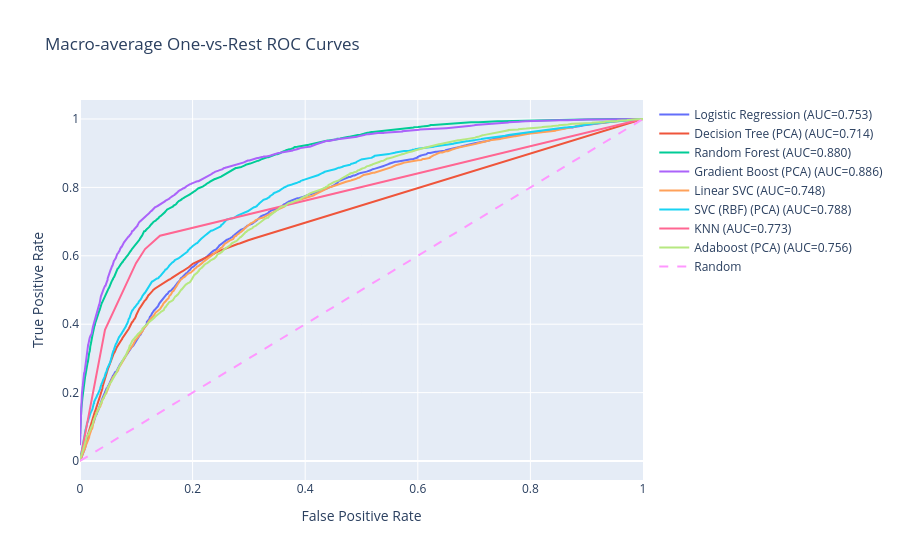
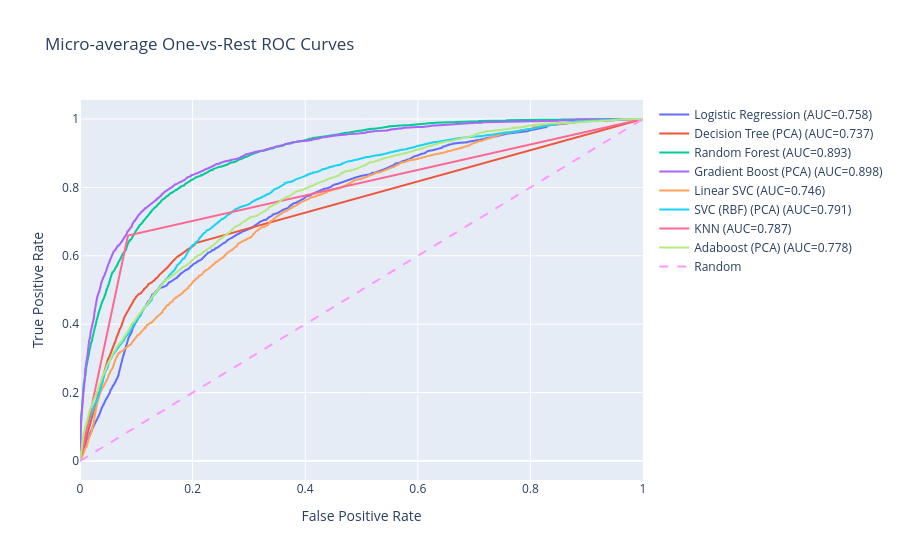

The code cell stored with these charts, in order, in its notebook:
### Markdown cell above
### Plot Results

### Code cell
plot_macro_roc(results)
plot_micro_roc(results)

### Figure 1 — Plotly figure (JSON) as saved in the notebook; plotly's stock layout.template omitted (floating-point values rounded to 4 significant figures; data arrays with more than 128 entries replaced by an {"elided": "..."} marker saying what was removed)
{"data": [{"mode": "lines", "name": "Logistic Regression (AUC=0.753)", "type": "scatter", "x": {"elided": "1958 float values"}, "y": {"elided": "1958 float values"}}, {"mode": "lines", "name": "Decision Tree (PCA) (AUC=0.714)", "type": "scatter", "x": {"elided": "763 float values"}, "y": {"elided": "763 float values"}}, {"mode": "lines", "name": "Random Forest (AUC=0.880)", "type": "scatter", "x": {"elided": "1429 float values"}, "y": {"elided": "1429 float values"}}, {"mode": "lines", "name": "Gradient Boost (PCA) (AUC=0.886)", "type": "scatter", "x": {"elided": "1345 float values"}, "y": {"elided": "1345 float values"}}, {"mode": "lines", "name": "Linear SVC (AUC=0.748)", "type": "scatter", "x": {"elided": "1949 float values"}, "y": {"elided": "1949 float values"}}, {"mode": "lines", "name": "SVC (RBF) (PCA) (AUC=0.788)", "type": "scatter", "x": {"elided": "1769 float values"}, "y": {"elided": "1769 float values"}}, {"mode": "lines", "name": "KNN (AUC=0.773)", "type": "scatter", "x": [0.0, 0.04358, 0.04439, 0.09944, 0.1156, 0.1421, 1.0], "y": [0.0, 0.3788, 0.3836, 0.5785, 0.6197, 0.6588, 1.0]}, {"mode": "lines", "name": "Adaboost (PCA) (AUC=0.756)", "type": "scatter", "x": {"elided": "2649 float values"}, "y": {"elided": "2649 float values"}}, {"line": {"dash": "dash"}, "mode": "lines", "name": "Random", "type": "scatter", "x": [0, 1], "y": [0, 1]}], "layout": {"title": {"text": "Macro-average One-vs-Rest ROC Curves"}, "xaxis": {"title": {"text": "False Positive Rate"}}, "yaxis": {"title": {"text": "True Positive Rate"}}}}

### Figure 2 — Plotly figure (JSON) as saved in the notebook; plotly's stock layout.template omitted (floating-point values rounded to 4 significant figures; data arrays with more than 128 entries replaced by an {"elided": "..."} marker saying what was removed)
{"data": [{"mode": "lines", "name": "Logistic Regression (AUC=0.758)", "type": "scatter", "x": {"elided": "3982 float values"}, "y": {"elided": "3982 float values"}}, {"mode": "lines", "name": "Decision Tree (PCA) (AUC=0.737)", "type": "scatter", "x": {"elided": "1146 float values"}, "y": {"elided": "1146 float values"}}, {"mode": "lines", "name": "Random Forest (AUC=0.893)", "type": "scatter", "x": {"elided": "2919 float values"}, "y": {"elided": "2919 float values"}}, {"mode": "lines", "name": "Gradient Boost (PCA) (AUC=0.898)", "type": "scatter", "x": {"elided": "2730 float values"}, "y": {"elided": "2730 float values"}}, {"mode": "lines", "name": "Linear SVC (AUC=0.746)", "type": "scatter", "x": {"elided": "4123 float values"}, "y": {"elided": "4123 float values"}}, {"mode": "lines", "name": "SVC (RBF) (PCA) (AUC=0.791)", "type": "scatter", "x": {"elided": "3880 float values"}, "y": {"elided": "3880 float values"}}, {"mode": "lines", "name": "KNN (AUC=0.787)", "type": "scatter", "x": [0.0, 0.08516, 1.0], "y": [0.0, 0.6594, 1.0]}, {"mode": "lines", "name": "Adaboost (PCA) (AUC=0.778)", "type": "scatter", "x": {"elided": "4579 float values"}, "y": {"elided": "4579 float values"}}, {"line": {"dash": "dash"}, "mode": "lines", "name": "Random", "type": "scatter", "x": [0, 1], "y": [0, 1]}], "layout": {"title": {"text": "Micro-average One-vs-Rest ROC Curves"}, "xaxis": {"title": {"text": "False Positive Rate"}}, "yaxis": {"title": {"text": "True Positive Rate"}}}}
